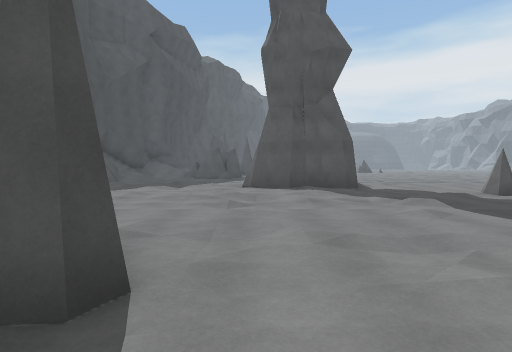
[1] (above)

24 first-person views from a walk through a Unity game level. The camera is 1.5 m above the floor, tilts 2° down and sees 75° across. The floor is counted in squares, 2 m on a side. Each view is taken from the middle of a square. On the plan, view 1 faces up. The plan holds only what a view shows up to about 11 squares ahead; the rest is blank. The place goes on beyond the plan. Some animated figures are not drawn.

[2]
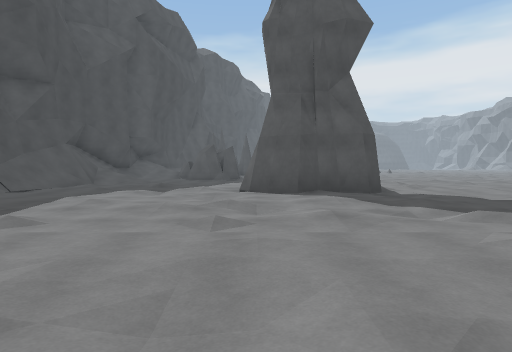

[3]
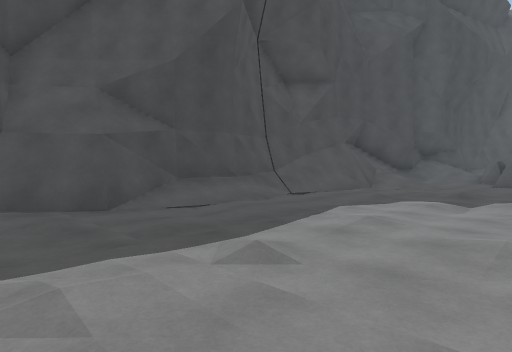

[4]
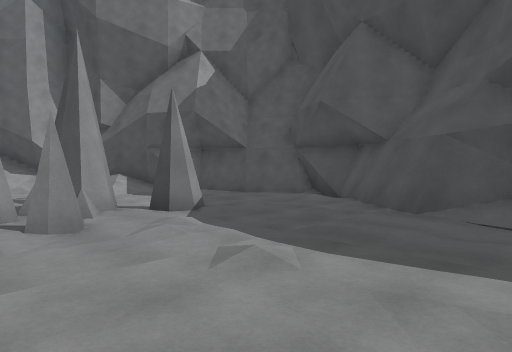

[5]
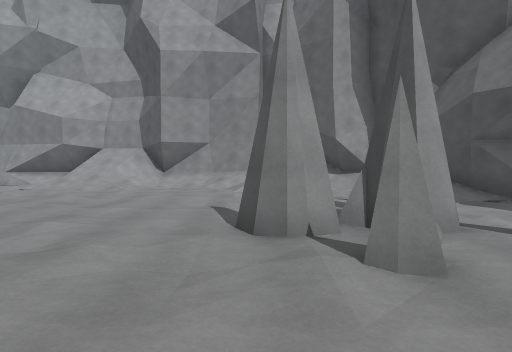

[6]
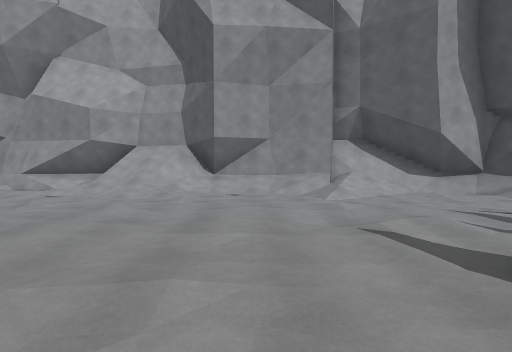

[7]
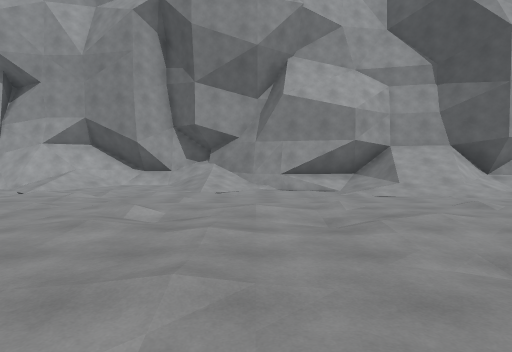

[8]
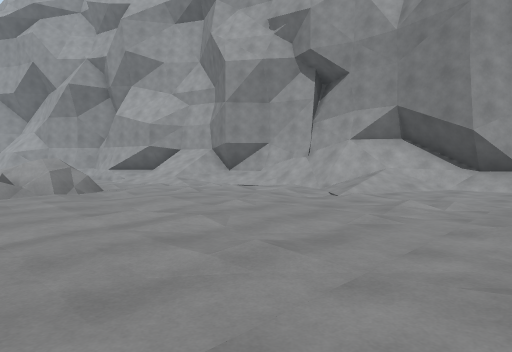

[9]
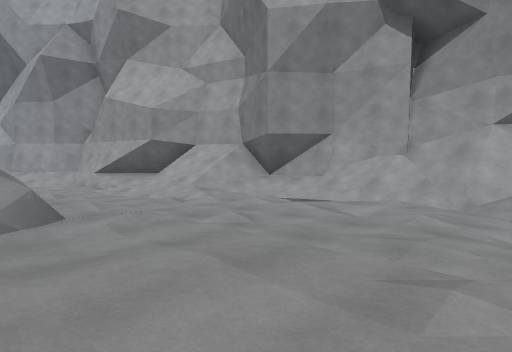

[10]
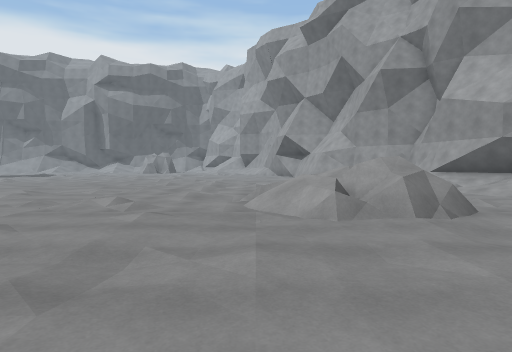

[11]
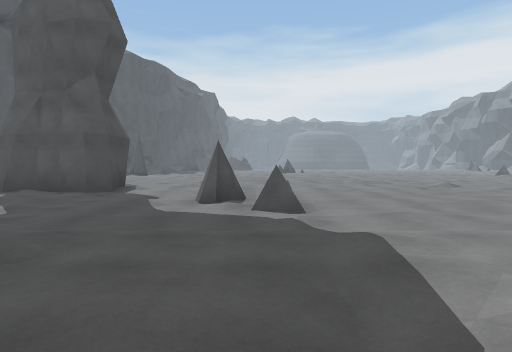

[12]
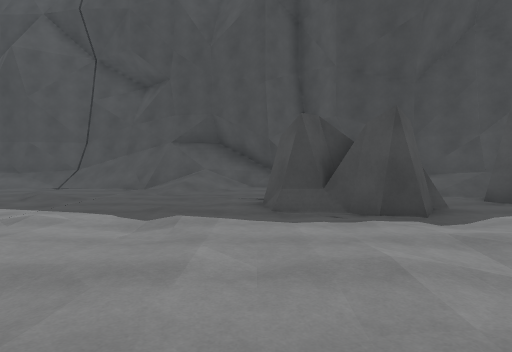

[13]
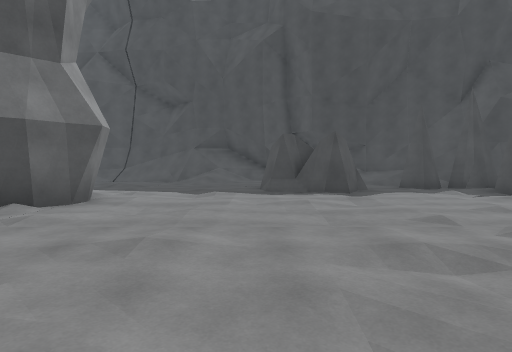

[14]
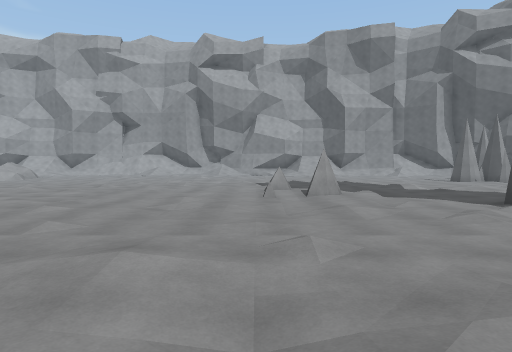

[15]
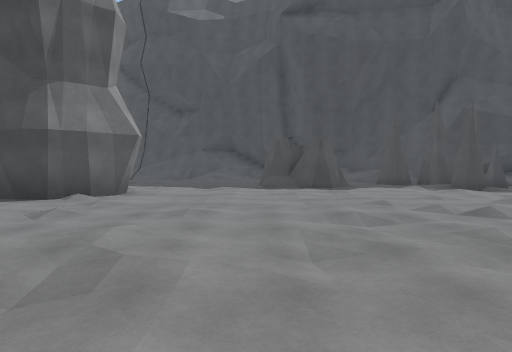

[16]
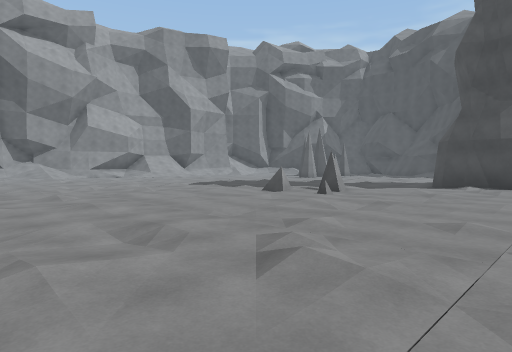

[17]
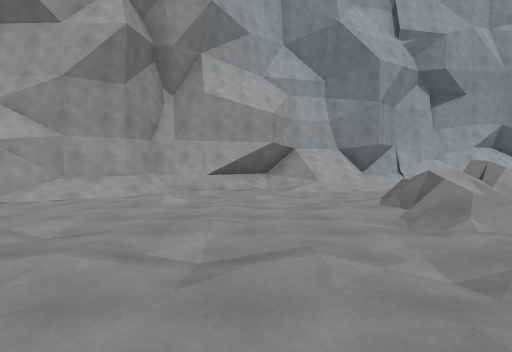

[18]
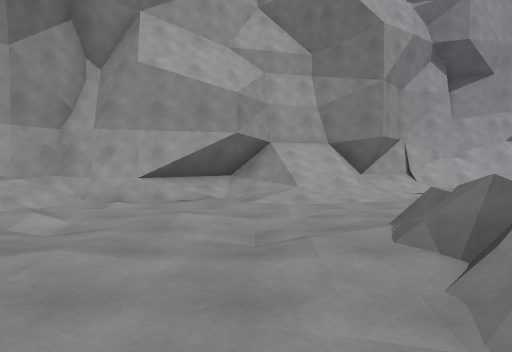

[19]
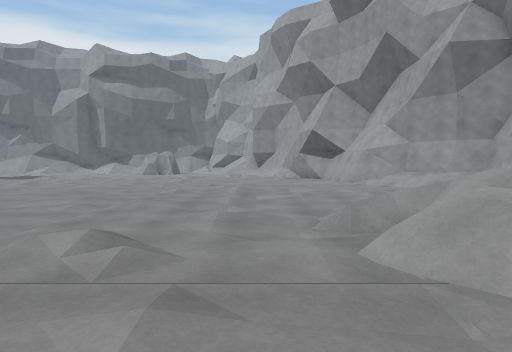

[20]
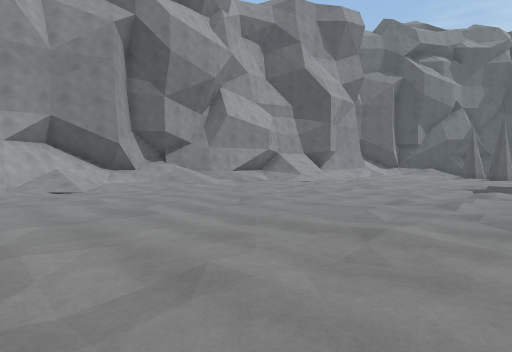

[21]
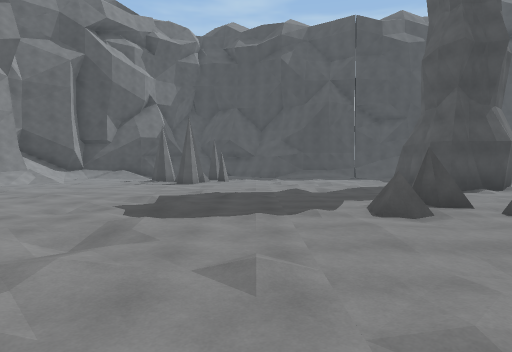

[22]
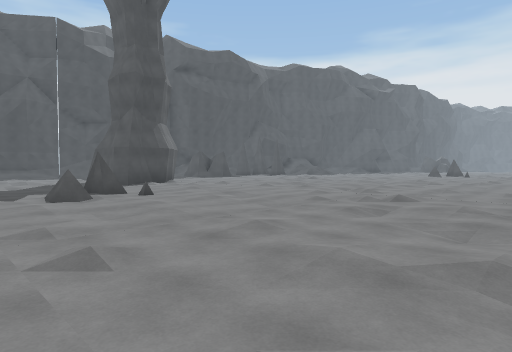

[23]
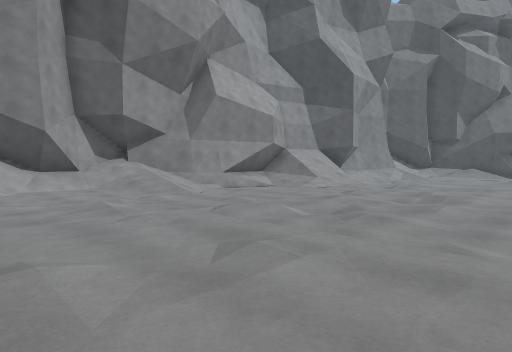

[24]
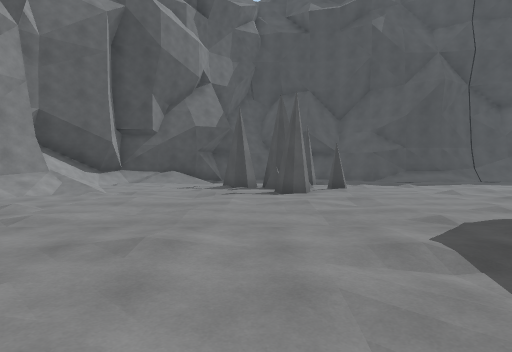

### Floor plan
Key: @ floor where view 1 was taken; # wall or solid block; . main floor; : floor 0.25 m higher than the main floor; + floor 0.75 m higher than the main floor; / step, stairs or slope; = window, fence, low wall or low ledge; R rock.
Columns run from 9 left of view 1 to 29 right of it. Each row starts with its distance up from view 1.
 23     #####///
 22     #/##..../.
 21     //......../
 20        #/...../..
 19        ##.//.../..
 18   ##  ##........///   ..
 17   #/.../......../...  ..
 16   #//./../..:.:../. /./.
 15   #///....../....////....
 14   #//./......./....././..
 13  ##/../../##........../..
 12  #//../..  ##........./..
 11  ##/.../.####.....//.../.            ..
 10   #/..../.#///........../           ...
  9  ##/..../.../..#//....../.       ......
  8  #//:.:../.././/./..:.:../     ../..:.:
  7  ##//....////...#.../..../    ....../..
  6  ##.../....././....././...   ./......./
  5  #/.........../../............/../.....
  4 ##/.........../../............/../.....
  3 #.//.#//..//.../..//......//.../..//...
  2 ##////###.......//////......./////////.
  1  #../.#........./.../.......// //.../..
  0  #/./.#..@..:.:../.././../../  R./.././
 -1  ##//......./....////.......// +.////..
 -2   ##/.:......./....././......./../..///
 -3    ##:/.//............/../......./.../#
 -4     ##////..////....../../..../////####
 -5      ##/##//=///..//....////..////##
 -6       #######////////..//////////##
 -7             #######/////=##/######
 -8                   ###########

Positions as (right, up) in squares from view 1, and headings:
1: (0, 0), facing up
2: (0, 2), facing up
3: (-1, 4), facing up-left
4: (-1, 8), facing down-left
5: (-1, 6), facing down
6: (1, 4), facing down
7: (9, 4), facing down
8: (11, 2), facing down-right
9: (15, 0), facing down-right
10: (15, 2), facing right
11: (7, 2), facing up
12: (4, 17), facing left
13: (8, 17), facing left
14: (8, 17), facing down
15: (10, 17), facing left
16: (15, 14), facing down-left
17: (25, 6), facing down
18: (24, 3), facing down
19: (18, 3), facing right
20: (18, 5), facing down-left
21: (13, 5), facing left
22: (16, 5), facing up-left
23: (15, 2), facing down-left
24: (8, 1), facing left
